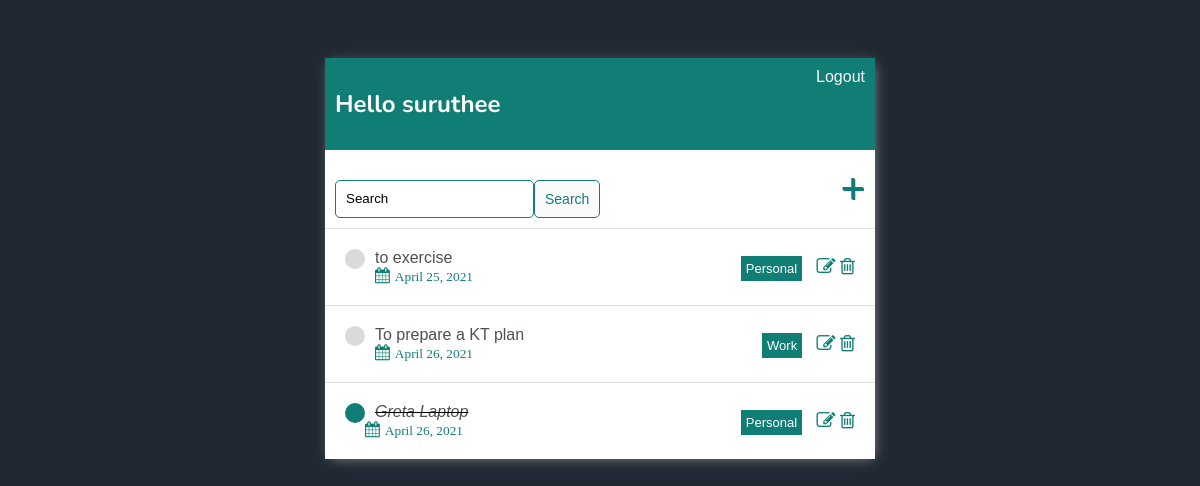
Screenshot of /display/ (signed in) with the database file from the repository.
### todoapp/models.py (models this page shows)
class Item(models.Model):
    user = models.ForeignKey(User,on_delete= models.CASCADE, blank=True,null=True)
    title = models.CharField(max_length=300)
    description = models.TextField(max_length=500,blank=True,null=True)
    complete = models.BooleanField(default=False)
    created = models.DateField(default=timezone.now().strftime("%Y-%m-%d"))
    due_date = models.DateField(default=timezone.now().strftime("%Y-%m-%d"))
    category = models.ForeignKey(Category,on_delete= models.CASCADE,default="general")
    class Meta:
        ordering = ['created']
    def __str__(self):
        return self.title

class Category(models.Model):
    name = models.CharField(max_length=300)
    class Meta:
        ordering = ['name']
    def __str__(self):
        return self.name

### todoapp/views.py (the view)
# urls.py: path('display/',views.display,name="display"),
@login_required(login_url="login")
def display(request):
    task_list = Item.objects.filter(user = request.user)
    Count = task_list.filter(complete=False).count()
    get_input = request.GET.get("search-area")
    if get_input != ' ' and get_input is not None:
        task_list = task_list.filter(title__startswith = get_input)
    else:
        get_input = "Search"
    return render(request,'todoapp/display.html',{'task_list':task_list,'Count':Count,'get_input':get_input})

### todoapp/templates/todoapp/display.html
{% extends 'todoapp/base.html' %}
{% block content %}
<div class="header">
    <div>
        <h2>Hello {{request.user}}</h2>
    </div>
    {% if request.user.is_authenticated %}
    <a href="{% url 'logout' %}">Logout</a>
    {% else %}
    <a href="{% url 'login' %}">Login</a>
    {% endif %}
</div>
<div id="search-add-wrapper">
    <form method="GET" style="margin-top: 20px; display:flex;">
        <input type='text' name ='search-area' value ="{{get_input}}">
        <input class="button" type="submit" value="Search">
    </form>
    <a id ="add-link" href="{% url 'task-create' %}">&#x2b;</a>
</div>
<div class="task-items-wrapper">
    {% for task in task_list %}
     <div class="task-wrapper">
         {% if task.complete %}
         <div class="task-title">
            <div class="task-complete-icon"></div>
             <i><s><a href="{% url 'task' task.id %}">
                 {{task}}
                 <br>
                 <i class="fa fa-calendar calender-icon"><small style="padding-left: 5px;">{{task.created}}</small></i>
             </a></s></i>
         </div>
         <div>
            <div style="display: inline-block;padding-right: 10px;">
                <span class="word success">{{task.category}}</span>
            </div>
            <a class="delete-link" href="{% url 'update' task.id %}"><i class="fa fa-edit"></i></a>
            <a class="delete-link" href="{% url 'delete' task.id %}"><i class="fa fa-trash-o"></i></a>
         </div>
        {% else %}
           <div class="task-title">
                <div class="task-incomplete-icon"></div>
                <a href="{% url 'task' task.id %}">
                    {{task}}
                    <br>
                    <i class="fa fa-calendar calender-icon"><small style="padding-left: 5px;">{{task.created}}</small></i>
                </a>
          </div>
          <div>
              <div style="display: inline-block;padding-right: 10px;">
                <span class="word success">{{task.category}}</span>
              </div>
            <a class="delete-link" href="{% url 'update' task.id %}"><i class="fa fa-edit"></i></a>
            <a class="delete-link" href="{% url 'delete' task.id %}"><i class="fa fa-trash-o"></i></a>
          </div>
        {% endif %}
     </div>
     {% empty %}
    <h3> No items in the list</h3>
    {% endfor %}
</div>
{% endblock content %}

### todoapp/templates/todoapp/base.html (style rules this page uses)
body { background-color: #1F2833; font-family: 'Noto Sans TC', sans-serif; padding-top: 50px; font-weight: 500; }
h1,h2,h3,h4,h5,h6 { font-family: 'Nunito', sans-serif; }
.header { display:flex; color: #fff; background-color: #117e76; justify-content: space-between; padding: 10px; }
.header a { color: rgb(247, 247, 247); text-decoration: none; }
.task-wrapper { display: flex; align-items: center; justify-content: space-between; padding: 20px; background-color: #fff; border-top: 1px solid rgb(226, 226, 226); }
.task-title { display:flex; }
.task-title a { text-decoration: none; color: #4b5156; margin-left: 10px; }
.task-complete-icon { height: 20px; width: 20px; background-color: #117e76; border-radius: 50%; }
.task-incomplete-icon { height: 20px; width: 20px; background-color: rgb(218, 218, 218); border-radius: 50%; }
.delete-link { text-decoration: none; font-weight: 900; color: #117e76; font-size: 19px; line-height: 0; display:inline-block; }
#search-add-wrapper { display: flex; justify-content: space-between; align-items: center; padding: 10px; }
#add-link { color: #117e76; text-decoration: none; font-size: 42px; text-shadow: 1px 1px #117e76; }
.calender-icon { color: #117e76; text-decoration: none; display:inline-block; }
.success { background-color: #117e76; }
.word { color: white; padding: 5px; font-size: small; }
input[type=text], input[type=password], input[type=email], select[type=option], textarea { border: 1px solid #117e76; border-radius: 5px; padding:10px; width: 90%; }
.button { border: 1px solid #117e76; background-color: #FAFAFA; color: #117e76; padding: 10px; font-size: 14px; border-radius: 5px; cursor: pointer; text-decoration: none; }

### rows the page displays
Item: title "to exercise", created "April 25, 2021", category "Personal"
Item: title "To prepare a KT plan", created "April 26, 2021", category "Work"
Item: title "Greta Laptop", created "April 26, 2021", category "Personal"

### other values shown
{{ request.user }} "suruthee"
